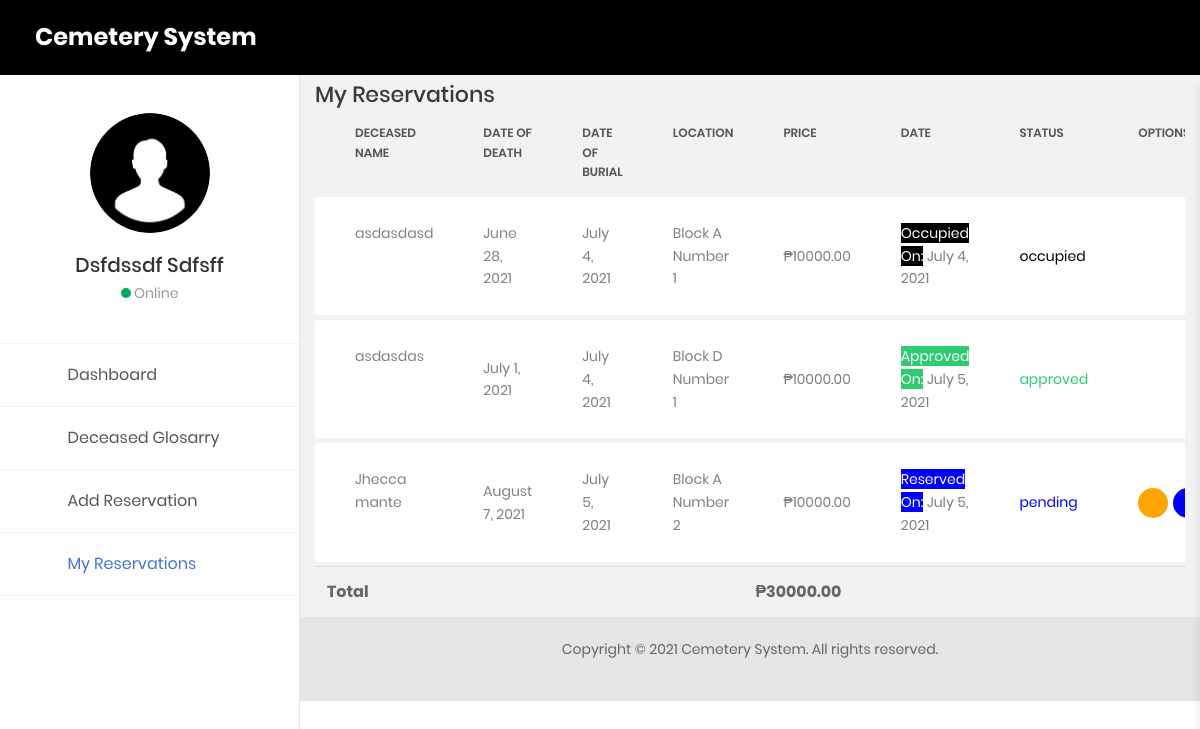
Page /user/myReservations.php (signed in) on the committed database.
### tables this page shows
CREATE TABLE `reservations` (
  `reserve_id` int(11) NOT NULL,
  `user_id` text NOT NULL,
  `loc_id` text NOT NULL,
  `reserved_by` text NOT NULL,
  `residential_address` text NOT NULL,
  `contact_number` text NOT NULL,
  `email_address` text NOT NULL,
  `block` text NOT NULL,
  `number` text NOT NULL,
  `price` float(10,2) NOT NULL,
  `fullname` text NOT NULL,
  `age` text NOT NULL,
  `gender` text NOT NULL,
  `date_of_birth` datetime NOT NULL,
  `date_of_death` datetime NOT NULL,
  `date_of_burial` datetime NOT NULL,
  `date_reserved` datetime NOT NULL,
  `date_denied` datetime NOT NULL,
  `date_approved` datetime NOT NULL,
  `date_occupied` datetime NOT NULL,
  `status` text NOT NULL
);

### user/myReservations.php (the view, shortened to what this page needs)
<?php
  include('../functions/functions.php');
  $sql2 = "SELECT sum(price) AS total FROM reservations WHERE user_id ='".$_SESSION['user']['user_id']."'";
  $stmt2 = $db->query($sql2);
  $row1 = $stmt2->fetch_assoc();
?>
<!DOCTYPE html>
<html lang="en">
<head>
    <link href="css/font-face.css" rel="stylesheet" media="all">
    <link href="vendor/font-awesome-4.7/css/font-awesome.min.css" rel="stylesheet" media="all">
    <link href="vendor/font-awesome-5/css/fontawesome-all.min.css" rel="stylesheet" media="all">
    <link href="vendor/mdi-font/css/material-design-iconic-font.min.css" rel="stylesheet" media="all">
    <link href="vendor/bootstrap-4.1/bootstrap.min.css" rel="stylesheet" media="all">
    <link href="vendor/animsition/animsition.min.css" rel="stylesheet" media="all">
    <link href="vendor/bootstrap-progressbar/bootstrap-progressbar-3.3.4.min.css" rel="stylesheet" media="all">
    <link href="vendor/wow/animate.css" rel="stylesheet" media="all">
    <link href="vendor/css-hamburgers/hamburgers.min.css" rel="stylesheet" media="all">
    <link href="vendor/slick/slick.css" rel="stylesheet" media="all">
    <link href="vendor/select2/select2.min.css" rel="stylesheet" media="all">
    <link href="vendor/perfect-scrollbar/perfect-scrollbar.css" rel="stylesheet" media="all">
    <link href="vendor/vector-map/jqvmap.min.css" rel="stylesheet" media="all">
    <link href="css/theme.css" rel="stylesheet" media="all">
    <link href="css/badge2.css" rel="stylesheet" media="all">
    <link href="css/spanbadge.css" rel="stylesheet" media="all">
</head>
<body class="animsition">
    <div class="page-wrapper">
        <aside class="menu-sidebar2">
            <div class="logo" style="background: black;">
                <a href="userHome.php">
                     <h3 class="name text-white">Cemetery System</h3>
                </a>
            </div>
            <div class="menu-sidebar2__content js-scrollbar1">
                <div class="account2">
                    <div class="image img-cir img-120">
                        <?php if($_SESSION['user']['photo'] != ""): ?>
                            <img src="../assets/images/<?php echo $_SESSION['user']['photo']; ?>"/>
                        <?php else: ?>
                            <img src="../assets/images/profile.png"/>
                        <?php endif; ?>
                    </div>
                    <h4 class="name"><?php echo $_SESSION['user']['fname']; ?> <?php echo $_SESSION['user']['lname']; ?></h4>
                    <a href="#" style="pointer-events: none;"><span class="dot dot--green"></span> Online</a>
                </div>
                <nav class="navbar-sidebar2">
                    <ul class="list-unstyled navbar__list">
                        <li>
                            <a href="userHome.php">
                            <i class="fas fa-tachometer-alt"></i>Dashboard</a>
                        </li>
                        <li>
                            <a href="deceasedGlosarry.php">
                            <i class="fas fa-book"></i>Deceased Glosarry</a>
                        </li>
                         <li>
                            <a href="addReservation.php">
                            <i class="far fa-plus-square"></i>Add Reservation</a>
                        </li>
                        <li class="active">
                            <a href="myReservations.php">
                            <i class="fas fa-table"></i>My Reservations</a>
                        </li>
                    </ul>
                </nav>
            </div>
        </aside>
        <div class="page-container2">
          <header class="header-desktop2" style="background: black">
                <div class="section__content section__content--p30">
                    <div class="container-fluid">
                        <div class="header-wrap2">
                            <div class="header-button2">
                                <div class="header-button-item js-item-menu">
                                     <i class="zmdi zmdi-email"></i>
                                </div>
                               <div class="header-button-item mr-0 js-sidebar-btn">
                                    <i class="zmdi zmdi-menu"></i>
                                </div>
                            </div>
                        </div>
                    </div>
                </div>
            </header>
        <section class="statistic" style="margin-top: 25px;">
            <div class="container-fluid">
              <div class="row">
                <div class="col-md-12">
                <h3 class="title-5">my reservations</h3>
                    <div class="table-responsive">
                <?php
                    $user_id = $_SESSION['user']['user_id'];
                    $query = "SELECT * FROM reservations WHERE user_id='$user_id' ORDER BY date_reserved ASC";
                    $result = mysqli_query($db,$query);
                ?>
                        <table class="table table-data2">
                            <thead>
                                <tr>
                                    <th>deceased name</th>
                                    <th>date of death</th>
                                    <th>date of burial</th>
                                    <th>location</th>
                                    <th>price</th>
                                    <th>date</th>
                                    <th>status</th>
                                    <th>options</th>
                                </tr>
                            </thead>
                             <tfoot>
                                <tr>
                                    <th>Total</th>
                                    <th></th>
                                    <th></th>
                                    <th></th>
                                      <th>&#8369;<?php echo $row1["total"]; ?></th>
                                    <th></th>
                                    <th></th>
                                    <th></th>
                                </tr>
                            </tfoot>
                            <tbody>
                                <tr class="tr-shadow">
                            <?php
                            if($result){
                              while($res = mysqli_fetch_array($result)) {
                                echo "<tr>";
                                  echo "<td>".$res['fullname']."</td>";
                                  echo "<td>".date('F j, Y',strtotime($res['date_of_death']))."</td>";
                                  echo "<td>".date('F j, Y',strtotime($res['date_of_burial']))."</td>";
                                  echo "<td>Block ".$res['block']." Number ".$res['number']."</td>";
                                  echo "<td>&#8369;".$res['price']."</td>";
                                if ($res['status']=='pending') {
                                   echo "<td><span style=\"background: blue; color: white\">Reserved On:</span> ".date('F j, Y',strtotime($res['date_reserved']))."</td>";
                                }else if ($res['status']=='denied') {
                                    echo "<td><span style=\"background: red; color: white\">Denied On:</span> ".date('F j, Y',strtotime($res['date_denied']))."</td>";
                                }else if ($res['status']=='approved') {
                                     echo "<td><span style=\"background: #2ecc71; color: white\">Approved On:</span> ".date('F j, Y',strtotime($res['date_approved']))."</td>";
                                }else if ($res['status']=='occupied'){
                                    echo "<td><span style=\"background: black; color: white\">Occupied On:</span> ".date('F j, Y',strtotime($res['date_occupied']))."</td>";
                                }
                                $occupied = 'occupied';
                                if ($res['status']=='pending') {
                                   echo "<td style=\"color: blue;\">".$res['status']."</td>";
                                }else if ($res['status']=='denied') {
                                   echo "<td style=\"color: red;\">".$res['status']."</td>";
                                }else if ($res['status']=='approved') {
                                   echo "<td style=\"color: #2ecc71;\">".$res['status']."</td>";
                                }else if ($res['status']=='occupied'){
                                   echo "<td style=\"color: black;\">".$occupied."</td>";
                                }
                                if ($res['status']=='pending') {
                                echo "
                                <td>
                                    <div class=\"table-data-feature\">
                                       <a href=\"viewReservation.php?reserve_id=$res[reserve_id]&&loc_id=$res[loc_id]&&user_id=$res[user_id]\" class=\"item\" data-toggle=\"tooltip\" data-placement=\"top\" title=\"View Details\" style=\"background: orange;\"><i style=\"color: white;\" class=\"zmdi zmdi-eye\"></i></a>
                                        <a class=\"item\" data-toggle=\"tooltip\" data-placement=\"top\" title=\"Edit Deceased Details\" href=\"editReservation.php?reserve_id=$res[reserve_id]&&loc_id=$res[loc_id]\" style=\"background: blue;\"><i style=\"color: white;\" class=\"zmdi zmdi-edit\"></i></a>
                                        <a class=\"item\" data-toggle=\"tooltip\" data-placement=\"top\" title=\"Cancel\" href=\"cancelReservation.php?reserve_id=$res[reserve_id]&&loc_id=$res[loc_id]\" style=\"background: red;\" onClick=\"return confirm('Are you sure you want to cancel this reservation?' )\"><i style=\"color: white;\" class=\"zmdi zmdi-block-alt\"></i></a>
                                        <a class=\"item\" data-toggle=\"tooltip\" data-placement=\"top\" title=\"Send Message\" href=\"sendMessage.php?reserve_id=$res[reserve_id]&&user_id=$res[user_id]\" style=\"background: #2ecc71;\"><i style=\"color: white;\" class=\"zmdi zmdi-mail-send\"></i></a>
                                    </div>
                                </td>
                                ";
                                }else if ($res['status']=='approved') {
                                 echo "
                                <td>
                                    <div class=\"table-data-feature\">
                                       <a href=\"viewReservation.php?reserve_id=$res[reserve_id]&&loc_id=$res[loc_id]&&user_id=$res[user_id]\" class=\"item\" data-toggle=\"tooltip\" data-placement=\"top\" title=\"View Details\" style=\"background: orange;\"><i style=\"color: white;\" class=\"zmdi zmdi-eye\"></i></a>
                                         <a class=\"item\" data-toggle=\"tooltip\" data-placement=\"top\" title=\"Send Message\" href=\"sendMessage.php?reserve_id=$res[reserve_id]&&user_id=$res[user_id]\" style=\"background: #2ecc71;\"><i style=\"color: white;\" class=\"zmdi zmdi-mail-send\"></i></a>
                                    </div>
                                </td>
                                ";
                                }else if ($res['status']=='occupied') {
                                    echo "
                                <td>
                                    <div class=\"table-data-feature\">
                                        <a href=\"viewReservation.php?reserve_id=$res[reserve_id]&&loc_id=$res[loc_id]&&user_id=$res[user_id]\" class=\"item\" data-toggle=\"tooltip\" data-placement=\"top\" title=\"View Details\" style=\"background: orange;\"><i style=\"color: white;\" class=\"zmdi zmdi-eye\"></i></a>
                                        <a class=\"item\" data-toggle=\"tooltip\" data-placement=\"top\" title=\"Send Message\" href=\"sendMessage.php?reserve_id=$res[reserve_id]&&user_id=$res[user_id]\" style=\"background: #2ecc71;\"><i style=\"color: white;\" class=\"zmdi zmdi-mail-send\"></i></a>
                                    </div>
                                </td>
                                ";
                                }
                                    echo "<tr class=\"spacer\"></tr>
                                          <tr class=\"tr-shadow\"></tr>";
                                 echo "</tr>";
                              }
                            }?>
                                </tr>
                            </tbody>
                        </table>
                    </div>
                </div>
            </div>
          </div>
        </section>
        </div>
            <footer class="sticky-footer" style="height: 20px;">
              <div class="container my-auto">
                <div class="copyright text-center my-auto">
                  <p style="margin-left: 300px;">Copyright © 2021 Cemetery System. All rights reserved.</p>
                </div>
              </div>
            </footer>
    </div>
</body>
</html>

### rows in the picture
reservations: fullname "asdasdasd", date_of_death "June 28, 2021", date_of_burial "July 4, 2021", block "A", number "1", price "10000.00", date_occupied "July 4, 2021", occupied "occupied"
reservations: fullname "asdasdas", date_of_death "July 1, 2021", date_of_burial "July 4, 2021", block "D", number "1", price "10000.00", date_approved "July 5, 2021", status "approved"
reservations: fullname "Jhecca mante", date_of_death "August 7, 2021", date_of_burial "July 5, 2021", block "A", number "2", price "10000.00", date_reserved "July 5, 2021", status "pending"

### other values in the picture
$_SESSION['user']['fname'] "Dsfdssdf"
$_SESSION['user']['lname'] "Sdfsff"
$row1["total"] "30000.00"
